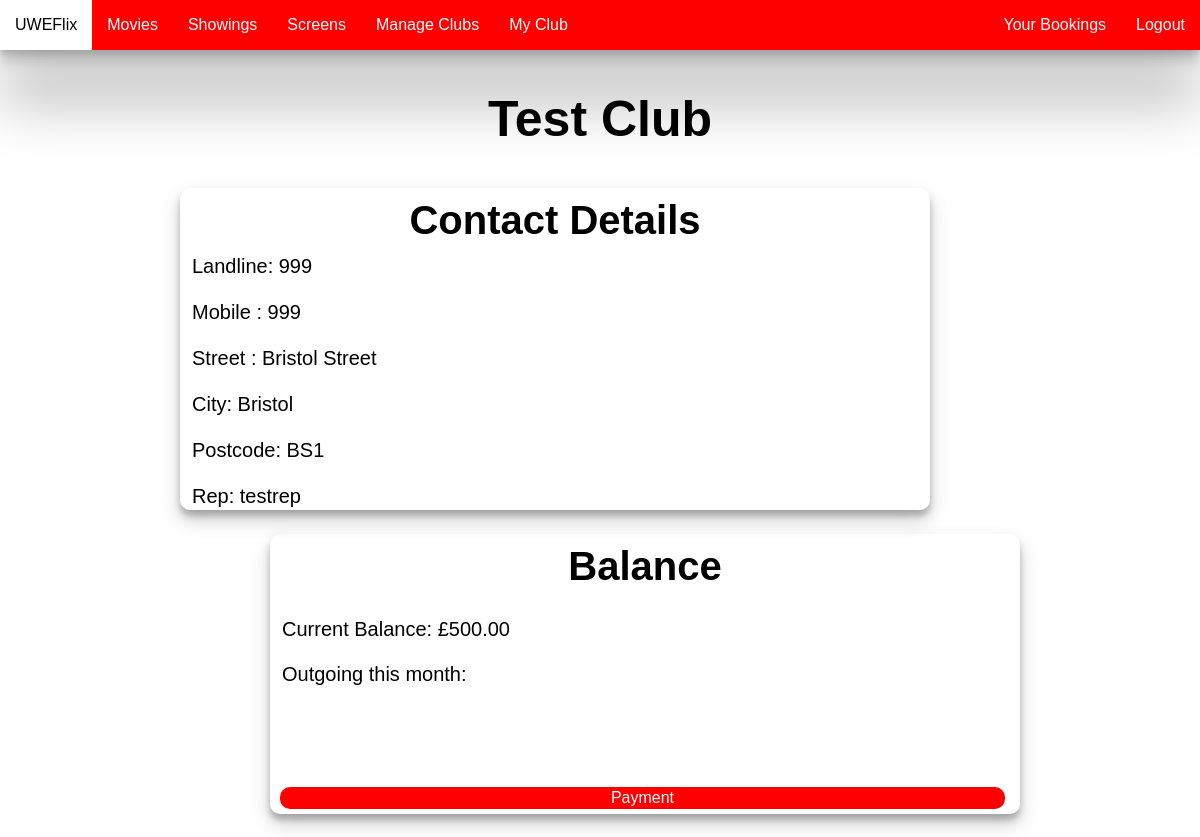
Page /my_club (signed in) on the earlier database version.
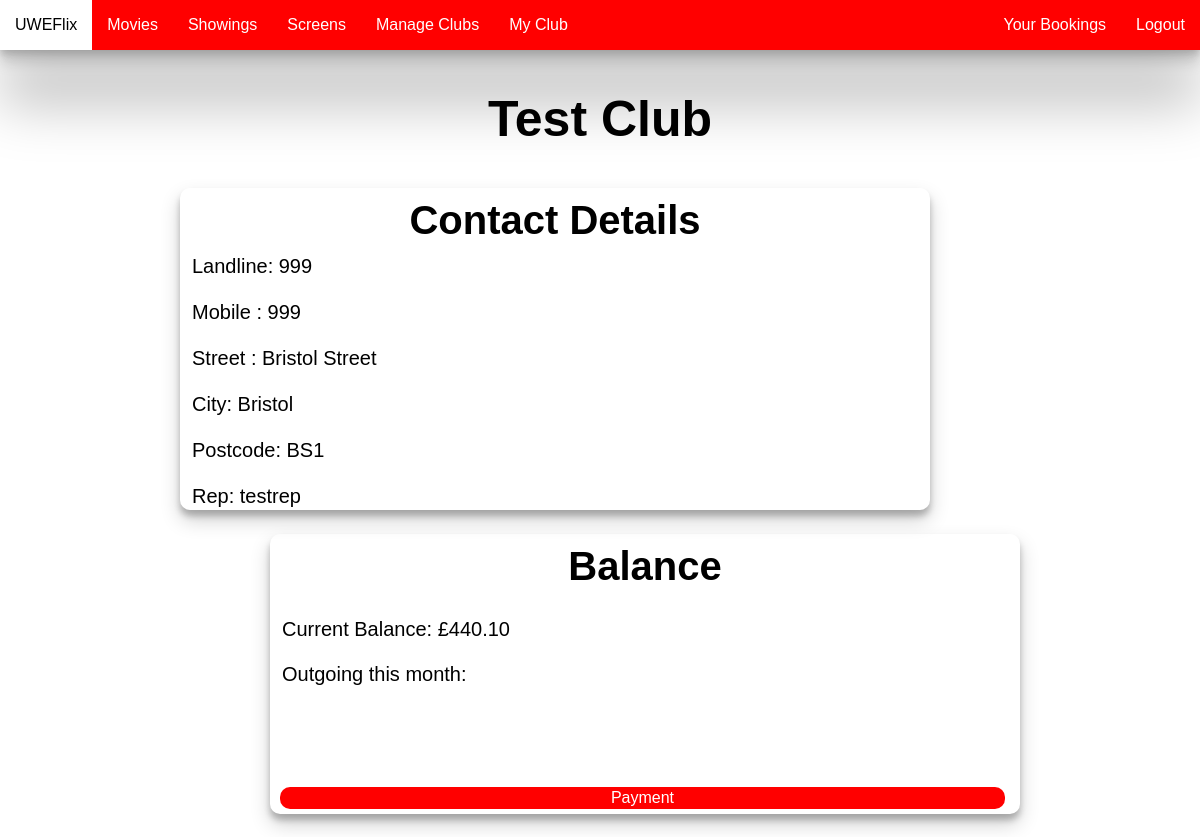
Same page on the later database version.
### UWEflix_Website/models.py (models this page shows, shortened)
class Club(models.Model):
    club_name = models.CharField(max_length=200)
    landline = models.CharField(max_length=20, blank=True)
    mobile = models.CharField(max_length=20, blank=True)
    street_number = models.CharField(max_length=50, blank=True)
    street = models.CharField(max_length=200, blank=True)
    city = models.CharField(max_length=200 , blank=True)
    post_code = models.CharField(max_length=20, blank=True)
    club_rep = models.ForeignKey(User, on_delete=models.CASCADE)
    account_balance = models.DecimalField(
            max_digits = 8, decimal_places = 2,
            validators=[MinValueValidator(limit_value=0)],
            blank=True, null=True)

### UWEflix_Website/decorators.py (the view)
        @user_passes_test(lambda user:
                          user.groups.filter(name=group_name).exists(),
                          login_url='login')
        def wrapper(request, *args, **kwargs):
            return view_func(request, *args, **kwargs)

### UWEflix_Website/views.py (called while the page is built)
@login_required(login_url="login")
@group_required("Club Representative")
def my_club(request):
    club = Club.objects.get(club_rep = request.user)
    bookings = Booking.objects.get(user = request.user)
    month = datetime.now().month
    return render(request, 'my_club.html', {'club': club })

### UWEflix_Website/templates/my_club.html (shortened to what this page needs)
{% extends 'base.html' %}
{% block title %}
{{ club.club_name }}
{% endblock %}
{% block content %}
<div class="club">
  <div class="card-content">
    <div class="club-top">
      <strong>Contact Details</strong>
    </div>
    <div class="club-details">
      Landline: {{ club.landline }}
      <br/><br/>
      Mobile : {{ club.mobile }}
      <br/><br/>
      Street : {{ club.street }}
      <br/><br/>
      City: {{ club.city }}
      <br/><br/>
      Postcode: {{ club.post_code }}
      <br/><br/>
      Rep: {{ club.club_rep }}
    </div>
  </div>
</div>
<div class="balance">
  <div class="card-content">
    <div class="club-top">
      <strong>Balance</strong>
    </div>
    <div class="card-description">
      <div class="balance-amount"> Current Balance: £{{ club.account_balance }} </div>
      <br/>
      <div class="outgoing-amount"> Outgoing this month: </div>
    </div>
    <div class="card-button">Payment</div>
  </div>
</div>
{% endblock %}

Differences in the rows shown:
changed Club "Test Club": account_balance "500.00" → "440.10"
